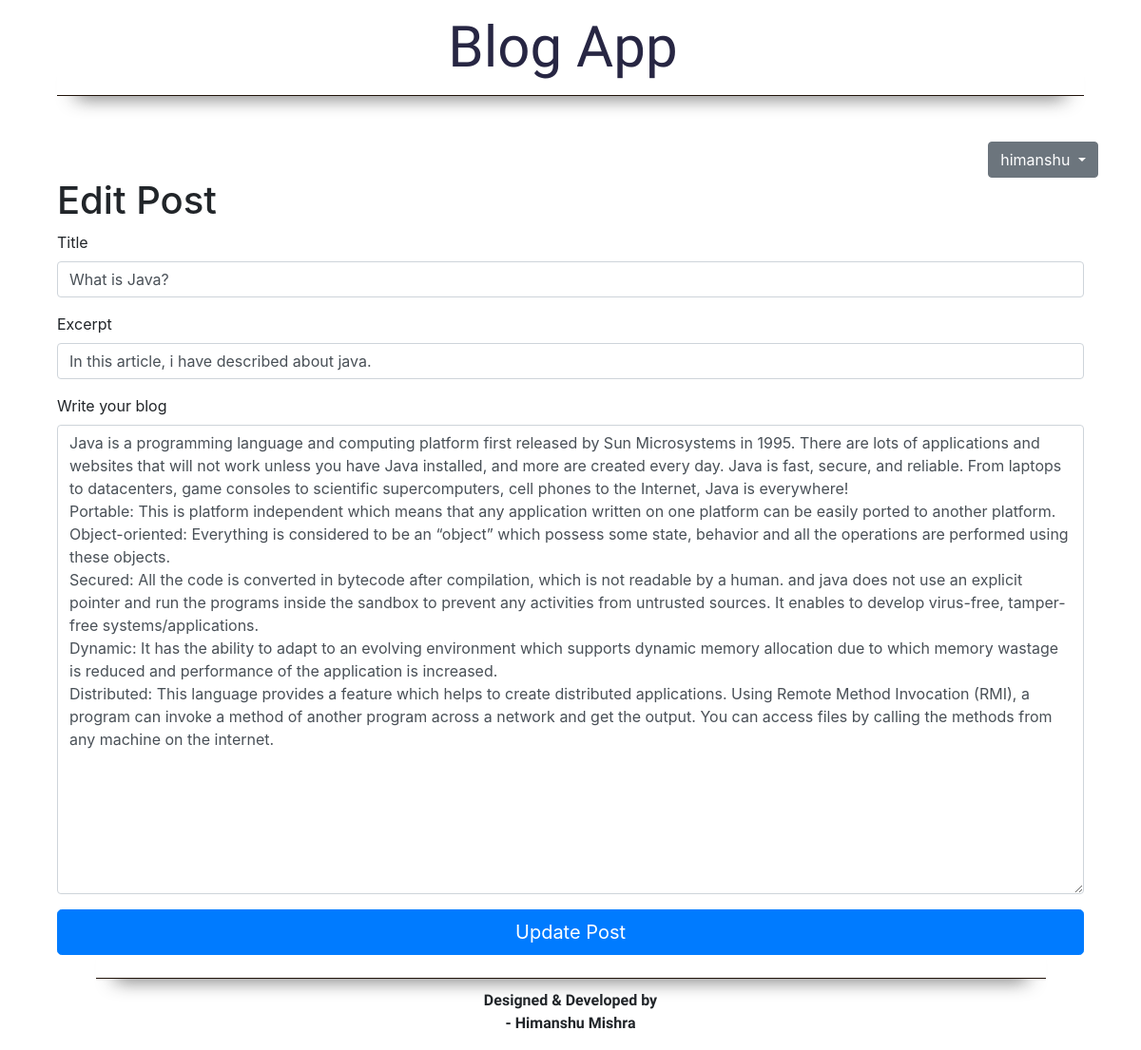
Screenshot of /home/edit/2/ (signed in) with the database file from the repository.
### blogApplication/models.py (models this page shows, shortened)
class Blog(models.Model):
    author = models.ForeignKey(Author, on_delete=models.CASCADE)
    title = models.CharField(max_length=350, blank=False, null=False)
    excerpt = models.CharField(max_length=1000)
    blog = models.CharField(max_length=10000)
    blogDateTime = models.DateTimeField(auto_now=True, auto_created=True)

### blogApplication/views.py (the view, shortened to what this page needs)
# urls.py: path('home/edit/<int:post_id>/', editBlog, name="editBlogPage"),
@login_required(login_url='loginPage')
def editBlog(request, post_id):
    data = Blog.objects.get(id=post_id)
    return render(request, 'blogApplication/editpost.html', {'title': "Edit Blog", 'blog_data': data, 'user': request.user.username})

### blogApplication/templates/blogApplication/editpost.html (shortened to what this page needs)
{% extends 'blogApplication base/base.html' %}
{% load static %}
{% block title %}
    <link rel="stylesheet" type="text/css" href="{% static 'css/home.css' %}">
{% endblock title %}
{% block content %}
    <div class="container mt-5">
        <div class="row text-right">
            <div class="col">
                    <div class="btn-group">
                      <button class="btn btn-secondary btn-md dropdown-toggle" id="user_dropdown" type="button" data-toggle="dropdown" aria-haspopup="true" aria-expanded="false">
                        {{ user }}
                      </button>
            </div>
        </div>
    </div>
    <div class="container">
        <div class="row">
            <div class="col">
                <h5>Edit Post</h5>
            </div>
        </div>
    </div>
    <div class="container">
        <div class="row">
            <div class="col">
                <form method="post">
                  <div class="form-group">
                    <label for="inputTitle">Title</label>
                    <input type="text" class="form-control" name="inputTitle" value="{{ blog_data.title }}">
                  </div>
                  <div class="form-group">
                    <label for="inputExcerpt">Excerpt</label>
                    <input type="text" class="form-control" id="inputExcerpt" name="inputExcerpt" value="{{ blog_data.excerpt }}">
                  </div>
                  <div class="form-group">
                    <label for="inputBlog">Write your blog</label>
                    <textarea class="form-control" id="inputBlog" name="inputBlog" rows="20">{{ blog_data.blog }}</textarea>
                  </div>
                  <button type="submit" class="btn btn-primary btn-lg btn-block">Update Post</button>
                </form>
            </div>
        </div>
    </div>
{% endblock content %}

### static/css/home.css (style rules this page uses)
h5 { font-size: 40px !important; }

### static/css/index.css (style rules this page uses)
body { background-color: #ffffff; }

### rows the page displays
Blog: inputTitle "What is Java?", inputExcerpt "In this article, i have described about java.", inputBlog "Java is a programming language and computing platform first released by Sun Microsystems in 1995. There are lots of applications and websites that will not work unless you have Java installed, and more are created every day. Java is fast, secure, and reliable. From laptops to datacenters, game consoles to scientific supercomputers, cell phones to the Internet, Java is everywhere! Portable: This is platform independent which means that any application written on one platform can be easily ported to another platform. Object-oriented: Everything is considered to be an “object” which possess some state, behavior and all the operations are performed using these objects. Secured: All the code is…"

### other values shown
{{ user }} "himanshu"
